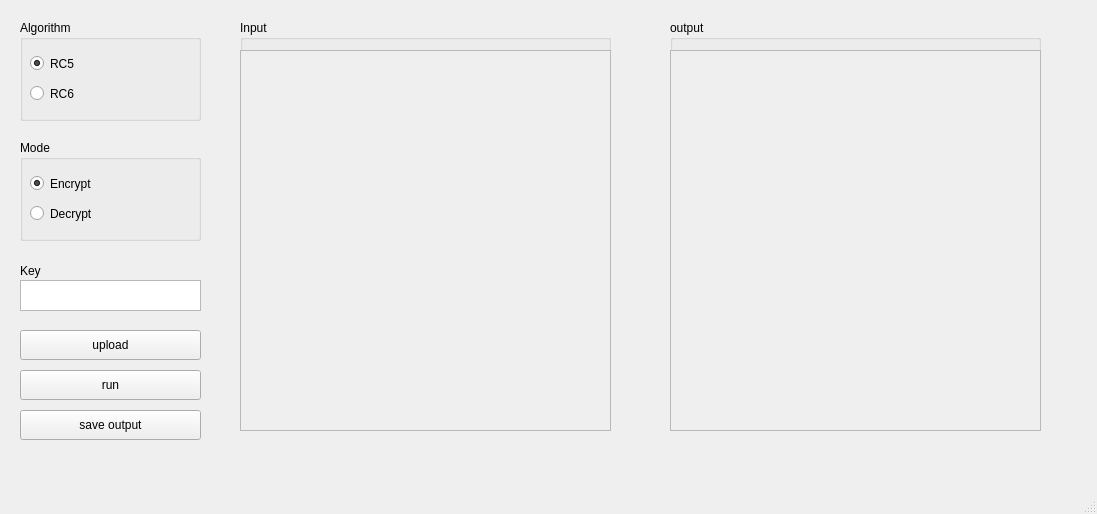
<?xml version="1.0" encoding="UTF-8"?>
<ui version="4.0">
 <class>MainWindow</class>
 <widget class="QMainWindow" name="MainWindow">
  <property name="geometry">
   <rect>
    <x>0</x>
    <y>0</y>
    <width>1097</width>
    <height>514</height>
   </rect>
  </property>
  <property name="windowTitle">
   <string>MainWindow</string>
  </property>
  <widget class="QWidget" name="centralwidget">
   <widget class="QGroupBox" name="algorithm">
    <property name="geometry">
     <rect>
      <x>20</x>
      <y>20</y>
      <width>181</width>
      <height>101</height>
     </rect>
    </property>
    <property name="title">
     <string>Algorithm</string>
    </property>
    <widget class="QRadioButton" name="rc5RadioButton">
     <property name="enabled">
      <bool>true</bool>
     </property>
     <property name="geometry">
      <rect>
       <x>10</x>
       <y>30</y>
       <width>133</width>
       <height>27</height>
      </rect>
     </property>
     <property name="tabletTracking">
      <bool>false</bool>
     </property>
     <property name="acceptDrops">
      <bool>false</bool>
     </property>
     <property name="autoFillBackground">
      <bool>false</bool>
     </property>
     <property name="text">
      <string>RC5</string>
     </property>
     <property name="checked">
      <bool>true</bool>
     </property>
    </widget>
    <widget class="QRadioButton" name="rc6RadioButton">
     <property name="geometry">
      <rect>
       <x>10</x>
       <y>60</y>
       <width>133</width>
       <height>27</height>
      </rect>
     </property>
     <property name="text">
      <string>RC6</string>
     </property>
    </widget>
   </widget>
   <widget class="QPushButton" name="uploadButton">
    <property name="geometry">
     <rect>
      <x>20</x>
      <y>330</y>
      <width>181</width>
      <height>30</height>
     </rect>
    </property>
    <property name="text">
     <string>upload</string>
    </property>
   </widget>
   <widget class="QPushButton" name="runButton">
    <property name="geometry">
     <rect>
      <x>20</x>
      <y>370</y>
      <width>181</width>
      <height>30</height>
     </rect>
    </property>
    <property name="text">
     <string>run</string>
    </property>
   </widget>
   <widget class="QGroupBox" name="groupBox_2">
    <property name="geometry">
     <rect>
      <x>20</x>
      <y>140</y>
      <width>181</width>
      <height>101</height>
     </rect>
    </property>
    <property name="title">
     <string>Mode</string>
    </property>
    <widget class="QRadioButton" name="encryptRadioButton">
     <property name="geometry">
      <rect>
       <x>10</x>
       <y>30</y>
       <width>133</width>
       <height>27</height>
      </rect>
     </property>
     <property name="text">
      <string>Encrypt</string>
     </property>
     <property name="checked">
      <bool>true</bool>
     </property>
    </widget>
    <widget class="QRadioButton" name="decryptRadioButton">
     <property name="geometry">
      <rect>
       <x>10</x>
       <y>60</y>
       <width>133</width>
       <height>27</height>
      </rect>
     </property>
     <property name="text">
      <string>Decrypt</string>
     </property>
    </widget>
   </widget>
   <widget class="QGroupBox" name="groupBox">
    <property name="geometry">
     <rect>
      <x>240</x>
      <y>20</y>
      <width>371</width>
      <height>411</height>
     </rect>
    </property>
    <property name="title">
     <string>Input</string>
    </property>
    <widget class="QScrollArea" name="scrollArea">
     <property name="geometry">
      <rect>
       <x>0</x>
       <y>30</y>
       <width>371</width>
       <height>381</height>
      </rect>
     </property>
     <property name="widgetResizable">
      <bool>true</bool>
     </property>
     <widget class="QWidget" name="scrollAreaWidgetContents">
      <property name="geometry">
       <rect>
        <x>0</x>
        <y>0</y>
        <width>369</width>
        <height>379</height>
       </rect>
      </property>
      <layout class="QVBoxLayout" name="verticalLayout">
       <item>
        <widget class="QLabel" name="inputImage">
         <property name="text">
          <string/>
         </property>
         <property name="scaledContents">
          <bool>true</bool>
         </property>
         <property name="wordWrap">
          <bool>true</bool>
         </property>
        </widget>
       </item>
      </layout>
     </widget>
    </widget>
   </widget>
   <widget class="QGroupBox" name="groupBox_3">
    <property name="geometry">
     <rect>
      <x>670</x>
      <y>20</y>
      <width>371</width>
      <height>411</height>
     </rect>
    </property>
    <property name="title">
     <string>output</string>
    </property>
    <widget class="QScrollArea" name="scrollArea_2">
     <property name="geometry">
      <rect>
       <x>0</x>
       <y>30</y>
       <width>371</width>
       <height>381</height>
      </rect>
     </property>
     <property name="widgetResizable">
      <bool>true</bool>
     </property>
     <widget class="QWidget" name="scrollAreaWidgetContents_2">
      <property name="geometry">
       <rect>
        <x>0</x>
        <y>0</y>
        <width>369</width>
        <height>379</height>
       </rect>
      </property>
      <layout class="QVBoxLayout" name="verticalLayout_2">
       <item>
        <widget class="QLabel" name="outputImage">
         <property name="text">
          <string/>
         </property>
         <property name="scaledContents">
          <bool>true</bool>
         </property>
         <property name="wordWrap">
          <bool>true</bool>
         </property>
        </widget>
       </item>
      </layout>
     </widget>
    </widget>
   </widget>
   <widget class="QPushButton" name="saveOutput">
    <property name="geometry">
     <rect>
      <x>20</x>
      <y>410</y>
      <width>181</width>
      <height>30</height>
     </rect>
    </property>
    <property name="text">
     <string>save output</string>
    </property>
   </widget>
   <widget class="QTextEdit" name="keyTextEdit">
    <property name="geometry">
     <rect>
      <x>20</x>
      <y>280</y>
      <width>181</width>
      <height>31</height>
     </rect>
    </property>
    <property name="html">
     <string>&lt;!DOCTYPE HTML PUBLIC &quot;-//W3C//DTD HTML 4.0//EN&quot; &quot;http://www.w3.org/TR/REC-html40/strict.dtd&quot;&gt;
&lt;html&gt;&lt;head&gt;&lt;meta name=&quot;qrichtext&quot; content=&quot;1&quot; /&gt;&lt;style type=&quot;text/css&quot;&gt;
p, li { white-space: pre-wrap; }
&lt;/style&gt;&lt;/head&gt;&lt;body style=&quot; font-family:'Ubuntu'; font-size:11pt; font-weight:400; font-style:normal;&quot;&gt;
&lt;p style=&quot;-qt-paragraph-type:empty; margin-top:0px; margin-bottom:0px; margin-left:0px; margin-right:0px; -qt-block-indent:0; text-indent:0px;&quot;&gt;&lt;br /&gt;&lt;/p&gt;&lt;/body&gt;&lt;/html&gt;</string>
    </property>
   </widget>
   <widget class="QLabel" name="label">
    <property name="geometry">
     <rect>
      <x>20</x>
      <y>260</y>
      <width>80</width>
      <height>21</height>
     </rect>
    </property>
    <property name="text">
     <string>Key</string>
    </property>
   </widget>
  </widget>
  <widget class="QMenuBar" name="menubar">
   <property name="geometry">
    <rect>
     <x>0</x>
     <y>0</y>
     <width>1097</width>
     <height>26</height>
    </rect>
   </property>
  </widget>
  <widget class="QStatusBar" name="statusbar"/>
 </widget>
 <resources/>
 <connections/>
</ui>
